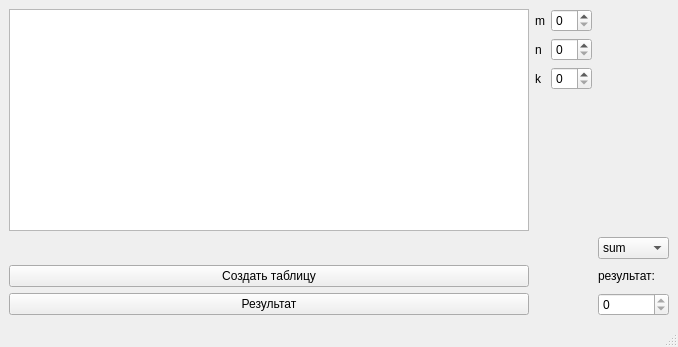
<?xml version="1.0" encoding="UTF-8"?>
<ui version="4.0">
 <class>form2</class>
 <widget class="QMainWindow" name="form2">
  <property name="geometry">
   <rect>
    <x>0</x>
    <y>0</y>
    <width>678</width>
    <height>347</height>
   </rect>
  </property>
  <property name="windowTitle">
   <string>MainWindow</string>
  </property>
  <widget class="QWidget" name="centralwidget">
   <layout class="QGridLayout" name="gridLayout">
    <item row="0" column="1">
     <widget class="QLabel" name="label">
      <property name="text">
       <string>m</string>
      </property>
     </widget>
    </item>
    <item row="6" column="4">
     <widget class="QSpinBox" name="spinBox_3">
      <property name="readOnly">
       <bool>true</bool>
      </property>
      <property name="minimum">
       <number>-9999999</number>
      </property>
      <property name="maximum">
       <number>9999999</number>
      </property>
     </widget>
    </item>
    <item row="5" column="4">
     <widget class="QLabel" name="label_3">
      <property name="text">
       <string>результат:</string>
      </property>
     </widget>
    </item>
    <item row="0" column="2">
     <widget class="QSpinBox" name="spinBox"/>
    </item>
    <item row="1" column="1">
     <widget class="QLabel" name="label_2">
      <property name="text">
       <string>n</string>
      </property>
     </widget>
    </item>
    <item row="5" column="0">
     <widget class="QPushButton" name="pushButton">
      <property name="text">
       <string>Создать таблицу</string>
      </property>
     </widget>
    </item>
    <item row="0" column="0" rowspan="4">
     <widget class="QTableWidget" name="tableWidget"/>
    </item>
    <item row="1" column="2">
     <widget class="QSpinBox" name="spinBox_2"/>
    </item>
    <item row="6" column="0">
     <widget class="QPushButton" name="pushButton_2">
      <property name="text">
       <string>Результат</string>
      </property>
     </widget>
    </item>
    <item row="4" column="4">
     <widget class="QComboBox" name="comboBox">
      <item>
       <property name="text">
        <string>sum</string>
       </property>
      </item>
      <item>
       <property name="text">
        <string>mult</string>
       </property>
      </item>
     </widget>
    </item>
    <item row="2" column="2">
     <widget class="QSpinBox" name="spinBox_4"/>
    </item>
    <item row="2" column="1">
     <widget class="QLabel" name="label_4">
      <property name="text">
       <string>k</string>
      </property>
     </widget>
    </item>
   </layout>
  </widget>
  <widget class="QMenuBar" name="menubar">
   <property name="geometry">
    <rect>
     <x>0</x>
     <y>0</y>
     <width>678</width>
     <height>22</height>
    </rect>
   </property>
  </widget>
  <widget class="QStatusBar" name="statusbar"/>
 </widget>
 <resources/>
 <connections/>
</ui>
